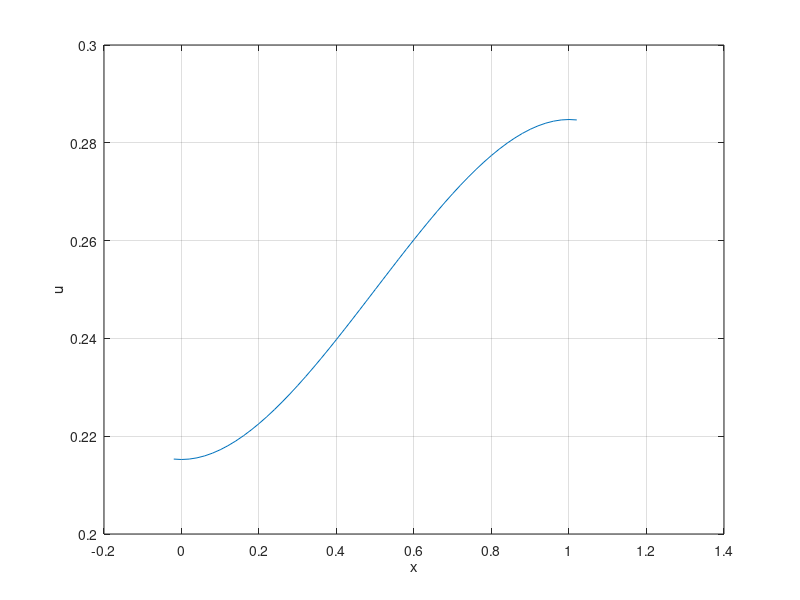

Recreate this plot in MATLAB.
clear
L=1;
a=0;b=0;p=1;q=2;f=@(x)x;n=50;
%%%
h=L/n;
x=-h:h:L+h;A=zeros(n+3, n+3);A(1,1)=-1/(2*h);
%A(1,2)=0;
A(1,3)=1/(2*h);
y(1)=a;
for i=2:n+2;
    A(i,i-1)=-p/h^2;
    A(i,i)=2*p/h^2+q;
    A(i,i+1)=-p/h^2;
    y(i)=f(x(i));
end
A(n+3, n+1)=-1/(2*h);
A(n+3, n+3)=1/(2*h);
y(n+3)=b;
%%%
u=A\y';
plot(x(1:n+3),u(1:n+3))
xlabel('x')
ylabel('u')
grid on
%%%%error computation
%exact=1-2*sin(x);
%error=u(1:n+1)-exact(1:n+1)';
%figure
%plot(x(1:n+1), error)
%grid on